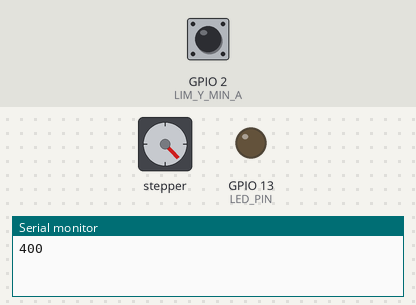
A sketch run on a simulated ESP32-S3. Parts: stepper motor, output pins drawn as LEDs (lit = HIGH), the last lines printed to the serial monitor. Inputs (shaded band) come from the test bench; at power-on: GPIO 2 (LIM_Y_MIN_A) HIGH. Stepper angles assume 200 steps per turn.

Above: at 4.2 s.
4.3 s: GPIO 2 (LIM_Y_MIN_A) pulled LOW for 0.15 s
At 4.7 s:
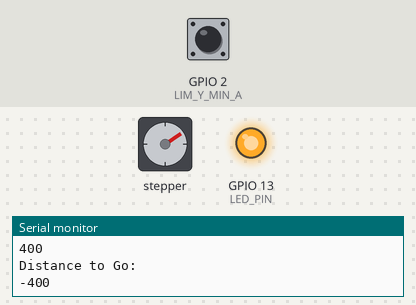
7.3 s: GPIO 2 (LIM_Y_MIN_A) pulled LOW for 1 s
At 7.46 s:
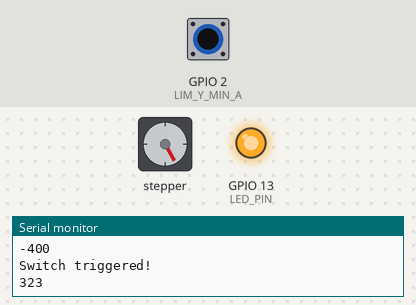
10.3 s: GPIO 2 (LIM_Y_MIN_A) pulled LOW for 0.15 s
At 11.47 s:
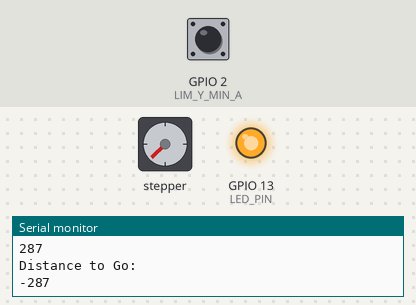
13.4 s: GPIO 2 (LIM_Y_MIN_A) pulled LOW for 3.2 s
At 13.63 s:
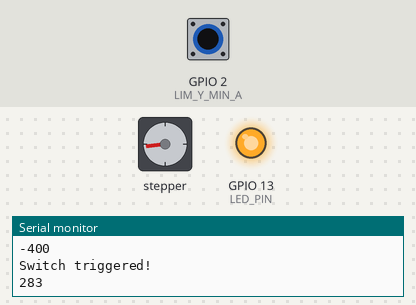
19.0 s: GPIO 2 (LIM_Y_MIN_A) pulsed LOW 5 times (0.12 s each, 0.3 s apart)
23.5 s: GPIO 2 (LIM_Y_MIN_A) pulled LOW for 0.15 s
Timing chart, 0 to 27.6 s (numbered marks = the images above; inputs shaded):
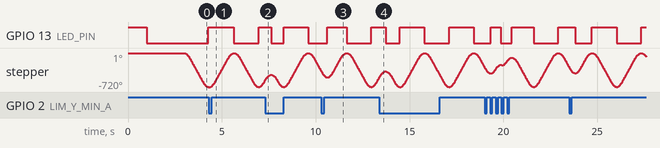

The sketch:

test_x_stepper.ino
```cpp
 /*
 * This file tests the to make sure the stepper_x is working properly.
 * The cart will travel back and forth between the 0 and 400 steps positions.
 * The serial monitor will print out the current position and distance to go.
 * Instructions: position the cart in the approximate middle of the x-axis
 */
#include <inttypes.h>
#include <MultiStepper.h>    // Allows control of multiple steppers at once
#include <AccelStepper.h>

#include "StepperController.h"
#include "pins.h"
#include "Communication.h"

state_t state;
packet_send_t packet;
unsigned long prev_millis = 0;
int updateIntervalMilliseconds = 250;
float maximumSpeed = 400;
float minimumSpeed = 25;
bool limitSwitchTriggered;
int count = 1;

MultiStepper multistepper_y;
AccelStepper stepper_y1(AccelStepper::DRIVER, STR3_Y1_STEP, STR3_Y1_DIR, 0, 0, false);
AccelStepper stepper_y2(AccelStepper::DRIVER, STR3_Y2_STEP, STR3_Y2_DIR, 0, 0, false);
AccelStepper stepper_x(AccelStepper::DRIVER, STR3_X_STEP, STR3_X_DIR, 0, 0, false);

// TODO comments
void setStepperEnablePins() {
  stepper_y1.setEnablePin(STR3_Y1_EN);
  stepper_y2.setEnablePin(STR3_Y2_EN);
  stepper_x.setEnablePin(STR3_X_EN);
}

void invertPins() {
  stepper_y1.setPinsInverted(true, true, true);
  stepper_y2.setPinsInverted(true, true, true);
  stepper_x.setPinsInverted(true, true, true);
}

void createMultiStepperY() {
  multistepper_y.addStepper(stepper_y1);
  multistepper_y.addStepper(stepper_y2);
}

void setXstepper() {
  stepper_x.setMaxSpeed(maximumSpeed);
  stepper_x.setAcceleration(1200);
  stepper_x.enableOutputs();
}

void setYsteppers(){
  stepper_y1.setMaxSpeed(maximumSpeed);
  stepper_y1.setAcceleration(1000);
  stepper_y1.enableOutputs();
  stepper_y2.setMaxSpeed(maximumSpeed);
  stepper_y2.setAcceleration(1000);
  stepper_y2.enableOutputs();
}

void setLimitSwitches() {
  pinMode(LIM_X_MIN_A, INPUT_PULLUP);
  pinMode(LIM_X_MIN_B, INPUT_PULLUP);
  pinMode(LIM_X_MAX_A, INPUT_PULLUP);
  pinMode(LIM_X_MAX_B, INPUT_PULLUP);

  pinMode(LIM_Y_MIN_A, INPUT_PULLUP);
  pinMode(LIM_Y_MIN_B, INPUT_PULLUP);
  pinMode(LIM_Y_MAX_A, INPUT_PULLUP);
  pinMode(LIM_Y_MAX_B, INPUT_PULLUP);

  attachInterrupt(digitalPinToInterrupt(LIM_Y_MIN_A), limYMinAInterrupt, LOW);
}

void blinkLight() {    // TODO this vs blink2?
  pinMode(LED_PIN, OUTPUT);
  digitalWrite(LED_PIN, HIGH);
  delay(1000);
}

void blinkLight2() {
  digitalWrite(LED_PIN, LOW);
  delay(2000);
  digitalWrite(LED_PIN, HIGH);
}

void setState() {
  state.control_state = CONTROL_STOPPED;
  state.enabled = false;
  state.comms_watchdog = millis();
}

int8_t speed_to_direction(float speed) {
  if (speed > 0) {
    return 1;
  } else if (speed < 0) {
    return -1;
  }
  return 0;
}

void limYMinAInterrupt() {
  packet.limit = packet.limit | B10000;
  stepper_x.stop();
  limitSwitchTriggered = true;
  Serial.println("Switch triggered!");
  Serial.println(stepper_x.currentPosition());
}

void set_status_packet(packet_send_t* packet) {
  packet->control_state = state.control_state;  // todo: how can state get changed?
  packet->enabled = state.enabled;
  packet->limit = 0x0;    // todo: update based on limit_switches?
  packet->stepper_positions[0] = stepper_y1.currentPosition();
  packet->stepper_positions[1] = stepper_y2.currentPosition();
  packet->stepper_positions[2] = stepper_x.currentPosition();
  packet->stepper_directions[0] = speed_to_direction(stepper_y1.speed());
  packet->stepper_directions[1] = speed_to_direction(stepper_y2.speed());
  packet->stepper_directions[2] = speed_to_direction(stepper_x.speed());
}

void switchLight() {
  digitalWrite(LED_PIN, !digitalRead(LED_PIN));
}

void setYSpeed(int desiredSpeed){
  stepper_y1.setSpeed(desiredSpeed);
  stepper_y2.setSpeed(desiredSpeed);
}

void moveToY(long absolute){
  stepper_y1.moveTo(absolute);
  stepper_y2.moveTo(absolute);
}

void moveY(long relative){
  stepper_y1.move(relative);
  stepper_y2.move(relative);
}

void runY(){
  stepper_y1.run();
  stepper_y2.run();
}

boolean reachedYGoal() {
  if (stepper_y1.distanceToGo() == 0 && stepper_y2.distanceToGo() == 0){ return true; }
  else { return false;}
}

/**
   Main loop. Runs repeatedly while the board is on.
   UPDATE: The current code is for testing only, working on moving this to a separate file.
   The code uses blocking functions, so the packet will only be received after the stepper
   has moved one cycle (back and forth). The LED will not blink while program is running.
   TODO: receive and execute input
*/

/*
  When you power on the board or press reset, this function runs once.
*/
void setup() {
  setStepperEnablePins();
  invertPins();
  createMultiStepperY();
  setXstepper();
  setYsteppers();
  setLimitSwitches();
  blinkLight();
  setState();
  Serial.begin(115200);
  set_status_packet(&packet);
  blinkLight2();


  stepper_x.setCurrentPosition(0);
  stepper_x.moveTo(400);
  Serial.println(stepper_x.distanceToGo());
 }

void loop() {

  if (millis() - prev_millis > updateIntervalMilliseconds) {
    switchLight();
    prev_millis = millis();
//    set_status_packet(&packet);
//    send_packet(&packet);
  }

  stepper_x.runToPosition();
  Serial.println("Curr Pos:");
  Serial.println(stepper_x.currentPosition());
  stepper_x.moveTo(400 * (count%2));
  Serial.println("Distance to Go:");
  Serial.println(stepper_x.distanceToGo());
  count++;

}
```

Communication.cpp
```cpp
#include "Communication.h"

/** See Communication.h
*/
uint8_t send_packet(packet_send_t* packet) {
	Serial.print("<status>");
	int count = Serial.write((uint8_t*) packet, sizeof(packet_send_t));    // todo: remind me why they had to write in binary vs print?
	return count;
}
```

Communication.h
```cpp
#ifndef MQP_COMMS_H_
#define MQP_COMMS_H_

#include <Arduino.h>
#include <inttypes.h>

// The packets the Teensy receives from the Pi TODO
typedef struct packet_recv {
	uint8_t enable;

} packet_recv_t;

// The update packets the Teensy sends to the Pi
typedef struct packet_send {
	uint8_t control_state;
	uint8_t enabled;
	uint8_t limit;
	int32_t stepper_positions[3];
	int8_t stepper_directions[3];
} packet_send_t;

/** Send the status update packet to master through the pi Serial connection
    @param packet the packet to send
    @return TODO
*/
uint8_t send_packet(packet_send_t* packet);

#endif
```

StepperController.h
```cpp
#ifndef MQP_STEPPER_CONTROLLER_H_
#define MQP_STEPPER_CONTROLLER_H_

const int CONTROL_RUNNING = 2;
const int CONTROL_STOPPED = 1;
const int CONTROL_ESTOP = 0;

const int UPDATE_INTERVAL_MILLISECONDS = 200;

const float MAX_SPEED = 400;    // todo - verify constants
const float MIN_SPEED = 200;    // todo: does this affect going in the negative direction?
const int ACCELERATION = 1000;
const int X_MAX_POS = 1500;
const int X_MIN_POS = 0;
const int Y_MAX_POS = 1500;
const int Y_MIN_POS = 0;

// defines the control state
typedef struct state {
	uint8_t control_state;
	uint8_t enabled;
	uint64_t comms_watchdog;
} state_t;

enum robot_states {
  WAITING_TO_START,
  HOME,
  LS_HIT_HOMING,
  MOVING,
  STOP,
  SET_HOME,
  WAITING_FOR_INSTRUCTION
};

#endif
```

pins.h
```cpp
#ifndef MQP_PINS_H_
#define MQP_PINS_H_

// LED pin
#define LED_PIN     13

// str3 y1
#define STR3_Y1_EN		35
#define STR3_Y1_STEP	27
#define STR3_Y1_DIR		28

// str3 y2
#define STR3_Y2_EN		34
#define STR3_Y2_STEP	29
#define STR3_Y2_DIR		30

// str3 x
#define STR3_X_EN	33
#define STR3_X_STEP	31
#define STR3_X_DIR	32

// limit switches

// y axis minimum
#define LIM_Y_MIN_A	2    // rename these or y1 y2 motors
#define LIM_Y_MIN_B	3

// y axis maxiumum
#define LIM_Y_MAX_A	4
#define LIM_Y_MAX_B	5

// x axis minimum
#define LIM_X_MIN_A	6
#define LIM_X_MIN_B	7

// x axis maximum
#define LIM_X_MAX_A	8
#define LIM_X_MAX_B	9

#define START_BUTTON 23
#define STOP_BUTTON 22

#endif
```

Source omitted: StepperController.ino (15846 bytes)
